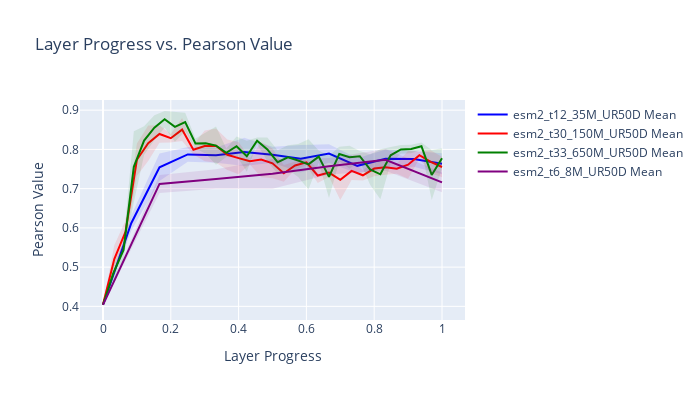

The notebook cell this image was saved under:
### Code cell
import plotly.graph_objects as go

# Colors for different models as RGB tuples
colors = [
    (0, 0, 255),  # blue
    (255, 0, 0),  # red
    (0, 128, 0),  # green
    (128, 0, 128),  # purple
    (255, 165, 0),  # orange
    (0, 255, 255),  # cyan
    # ... add more colors if needed
]

fig = go.Figure()

for i, (name, df_i) in enumerate(df.groupby("model_name")):
    color = colors[i % len(colors)]  # Cycle through colors if there are more models than colors

    grouped = df_i.groupby("layer_prog")["val/pearson"].agg(["mean", "std"]).fillna(0)

    # Line for mean value
    fig.add_trace(
        go.Scatter(
            x=grouped.index,
            y=grouped["mean"],
            mode="lines",
            line=dict(color=f"rgb{color}"),
            name=f"{name} Mean",
        )
    )

    # Filled area for standard deviation
    fig.add_trace(
        go.Scatter(
            x=grouped.index.tolist() + grouped.index.tolist()[::-1],
            y=(grouped["mean"] - grouped["std"]).tolist() + (grouped["mean"] + grouped["std"]).tolist()[::-1],
            fill="toself",
            fillcolor=f"rgba({color[0]},{color[1]},{color[2]},0.1)",
            line=dict(color="rgba(255,255,255,0)"),
            name=f"{name} Std Dev",
            showlegend=False,
        )
    )

fig.update_layout(
    title="Layer Progress vs. Pearson Value",
    xaxis_title="Layer Progress",
    yaxis_title="Pearson Value",
    showlegend=True,
    width=700,
    height=400,
)

fig.show()
